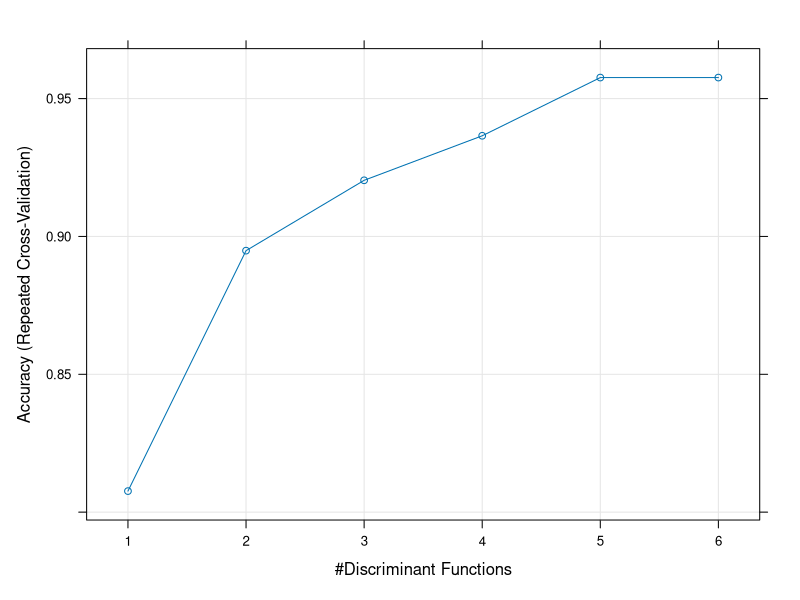
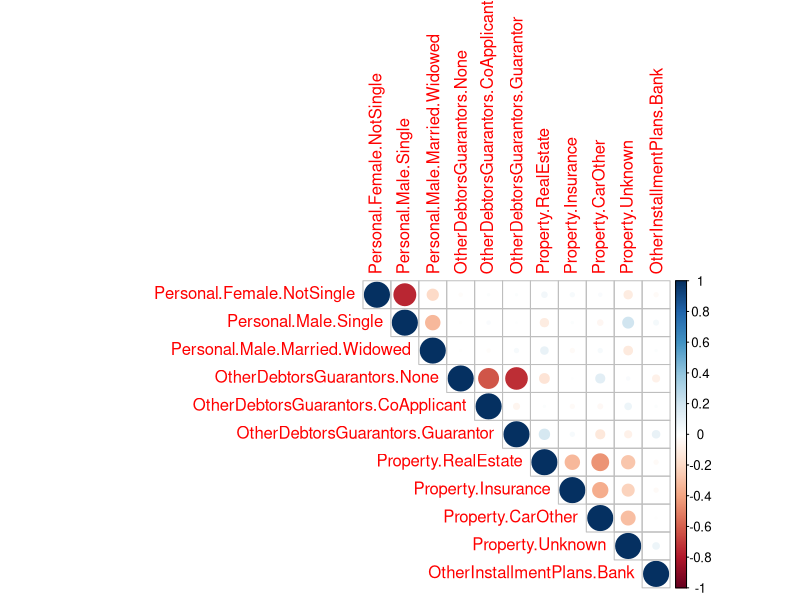

The R source for these figures, in order:
## ---- chunk 1
knitr::opts_chunk$set(echo = TRUE)
## ---- chunk 2
library(caret)
#load oil data from caret package
data(oil)
## ---- chunk 3
# create training and test sets
set.seed(32)
trainIndex = createDataPartition(oilType, p = 0.7, list = FALSE, times = 1)
train.feature=fattyAcids[trainIndex,] # training features
train.label=oilType[trainIndex] # training labels
test.feature=fattyAcids[-trainIndex,] # test features
test.label=oilType[-trainIndex] # test labels
## ---- chunk 4
#### set up train control
fitControl <- trainControl(## 10-fold CV
  method = "repeatedcv",
  number = 10,
  ## repeated five times
  repeats = 5)
#### training process
set.seed(5)
ldaFit1=train(train.feature,train.label, method = "lda2",
              trControl = fitControl,
              metric = "Accuracy",
              tuneLength=10)
ldaFit1
plot(ldaFit1)
## ---- chunk 5
#### test process
pred=predict(ldaFit1,test.feature)
acc=mean(pred==test.label)
acc
table(pred,test.label)
## ---- chunk 6
library(caret)
#load german credit data from caret package
data(GermanCredit)
# classify two classes: good or bad
## Show the first 10 columns
str(GermanCredit[, 1:10])
## Delete two variables where all values are the same for both classes
GermanCredit[,c("Purpose.Vacation","Personal.Female.Single")] <- list(NULL)
# create training and test sets
set.seed(12)
trainIndex = createDataPartition(GermanCredit$Class, p = 0.7, list = FALSE, times = 1)
train.feature=GermanCredit[trainIndex,-10] # training features
train.label=GermanCredit$Class[trainIndex] # training labels
test.feature=GermanCredit[-trainIndex,-10] # test features
test.label=GermanCredit$Class[-trainIndex] # test labels
#### training process
ldaFit=train(train.feature,train.label, method = "lda",
             trControl = trainControl(method = "none"))
ldaFit$finalModel
## ---- chunk 7
#### test process
pred=predict(ldaFit,test.feature)
acc=mean(pred==test.label)
acc
table(pred,test.label)
## ---- chunk 8
#### check variable colinearity
library(corrplot)
corrplot(round(cor(train.feature[,40:50]),2), type = "upper")
## ---- chunk 9
library(mlbench)
library(caret)
#load Pima Indians Diabetes data from mlbench package
data(PimaIndiansDiabetes)
dim(PimaIndiansDiabetes)
levels(PimaIndiansDiabetes$diabetes)
table(PimaIndiansDiabetes$diabetes)
# create training and test sets
set.seed(76)
trainIndex = createDataPartition(PimaIndiansDiabetes$diabetes, p = 0.7, list = FALSE, times = 1)
train.feature=PimaIndiansDiabetes[trainIndex,-9] # training features
train.label=PimaIndiansDiabetes$diabetes[trainIndex] # training labels
test.feature=PimaIndiansDiabetes[-trainIndex,-9] # test features
test.label=PimaIndiansDiabetes$diabetes[-trainIndex] # test labels
#### training process
ldaFit=train(train.feature,train.label, method = "lda",trControl = trainControl(method = "none"))
ldaFit$finalModel
## ---- chunk 10
#### test process
pred=predict(ldaFit,test.feature)
acc=mean(pred==test.label)
acc
table(pred,test.label)
